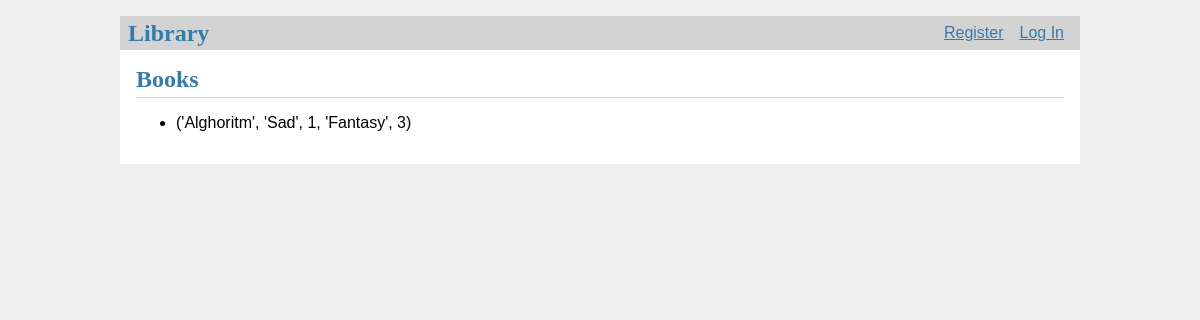
Before: / with the older database file.
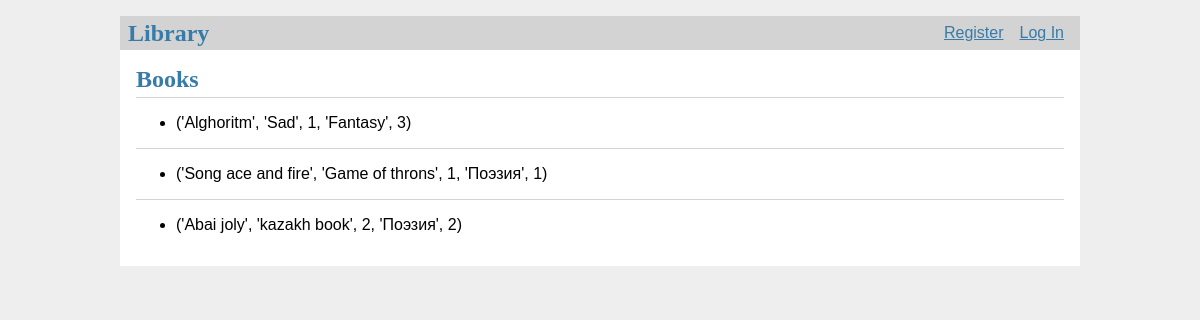
After: the same page with the newer database file.
### tables this page shows
CREATE TABLE books (
    id INTEGER PRIMARY KEY AUTOINCREMENT,
    title TEXT UNIQUE NOT NULL,
    description TEXT NOT NULL,
    author_id INTEGER NOT NULL,
    jenre_id INTEGER NOT NULL,
    status_id INTEGER NOT NULL,
    FOREIGN KEY (author_id) REFERENCES authors (id),
    FOREIGN KEY (jenre_id) REFERENCES jenre (id),
    FOREIGN KEY (status_id) REFERENCES status (id)

);

CREATE TABLE jenre (
    id INTEGER PRIMARY KEY AUTOINCREMENT,
    name TEXT NOT NULL
);

### library/book.py (the view)
@bp.route('/')
def index():   # Функция для главной страницы сайта
    db = get_db()
    books = db.execute(
        'SELECT  title, description,author_id,jenre_id, status_id, jenre.name '
        ' FROM books  JOIN jenre  ON books.jenre_id = jenre.id'
    ).fetchall()
    for i in books:
        print(i['name'])
    return render_template('book/index.html', books=books)

### library/auth.py (called while the page is built)
@bp.before_app_request
def load_logged_in_user():
    user_id = session.get('user_id')
    if user_id is None:
        g.user = None
    else:
        g.user = get_db().execute(
            'SELECT * FROM users WHERE id = ?', (user_id,)
        ).fetchone()

### library/db.py (called while the page is built)
def get_db():
    if 'db' not in g:
        g.db = sqlite3.connect(
            current_app.config['DATABASE'],
            detect_types=sqlite3.PARSE_DECLTYPES
        )
        g.db.row_factory = sqlite3.Row
    return g.db

### library/templates/book/index.html
{% extends 'base.html' %}
{% block header %}
  <h1>{% block title %}Books{% endblock %}</h1>
{% endblock %}
{% block content %}
  {% for book in books %}
    <ul>
        <li>{{ book['title'],book['description'],book['author_id'],book['name'],book['status_id']}}  </li>
    </ul>
    {% if not loop.last %}
      <hr>
    {% endif %}
  {% endfor %}
{% endblock %}

### library/templates/base.html (shortened to what this page needs)
<!doctype html>
<link rel="stylesheet" href="{{ url_for('static', filename='css/style.css') }}">
<nav>
  <h1>Library</h1>
  <ul>
    {% if g.user %}
      <li><span>{{ g.user['username'] }}</span>
      <li><a href="{{ url_for('auth.logout') }}">Log Out</a>
        <li><a href="{{ url_for('book.status') }}">status</a></li>
        <li><a href="{{ url_for('book.author') }}">author</a></li>
        <li><a href="{{ url_for('book.jenre') }}">jenre</a></li>
    {% else %}
      <li><a href="{{ url_for('auth.register') }}">Register</a>
      <li><a href="{{ url_for('auth.login') }}">Log In</a>
    {% endif %}
  </ul>
</nav>
<section class="content">
  <header>
    {% block header %}{% endblock %}
  </header>
  {% block content %}{% endblock %}
</section>

### library/static/css/style.css (style rules this page uses)
h1 { font-family: serif; color: #377ba8; margin: 1rem 0; }
a { color: #377ba8; }
hr { border: none; border-top: 1px solid lightgray; }
nav { background: lightgray; display: flex; align-items: center; padding: 0 0.5rem; }
nav h1 { flex: auto; margin: 0; }
nav ul { display: flex; list-style: none; margin: 0; padding: 0; }
nav ul li a, nav ul li span, header .action { display: block; padding: 0.5rem; }
.content { padding: 0 1rem 1rem; }
.content > header { border-bottom: 1px solid lightgray; display: flex; align-items: flex-end; }
.content > header h1 { flex: auto; margin: 1rem 0 0.25rem 0; }
.content:last-child { margin-bottom: 0; }

Changed rows visible on the page:
added books: title+description+author "('Song ace and fire', 'Game of throns', 1, 'Поэзия', 1)"
added books: title+description+author "('Abai joly', 'kazakh book', 2, 'Поэзия', 2)"
